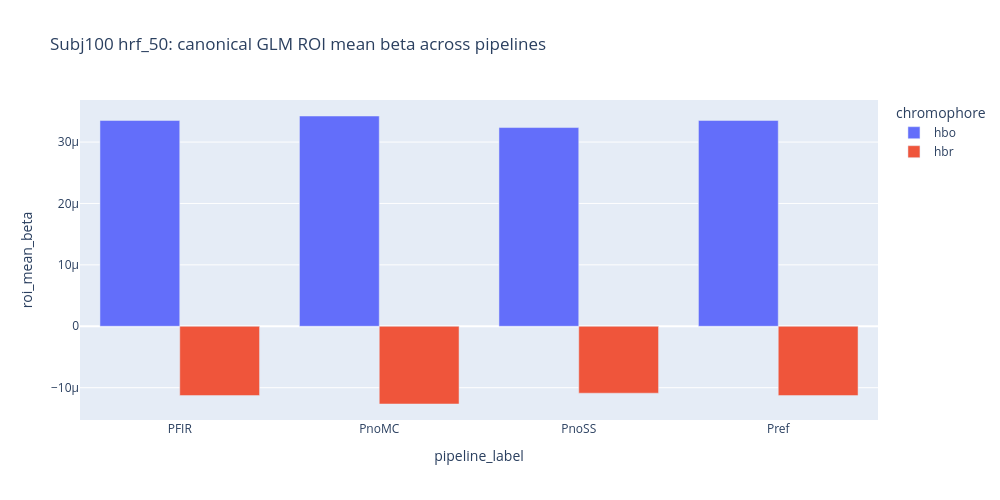

Notebook code for this chart:
### Code cell
# %%
canonical_beta_figure = px.bar(
    canonical_roi_summary_df,
    x="pipeline_label",
    y="roi_mean_beta",
    color="chromophore",
    barmode="group",
    title=f"{subject_name} {file_label}: canonical GLM ROI mean beta across pipelines",
)

canonical_beta_figure.update_layout(
    width=1000,
    height=500,
)

canonical_beta_figure.show()
canonical_beta_figure.write_html(
    output_figures_dir / f"{subject_name.lower()}_{file_label}_canonical_roi_beta_comparison.html"
)

### Figure 1 — Plotly figure (JSON) as saved in the notebook; plotly's stock layout.template omitted (floating-point values rounded to 4 significant figures)
{"data": [{"alignmentgroup": "True", "hovertemplate": "chromophore=hbo<br>pipeline_label=%{x}<br>roi_mean_beta=%{y}<extra></extra>", "legendgroup": "hbo", "marker": {"color": "#636efa", "pattern": {"shape": ""}}, "name": "hbo", "offsetgroup": "hbo", "orientation": "v", "showlegend": true, "textposition": "auto", "type": "bar", "x": ["PFIR", "PnoMC", "PnoSS", "Pref"], "xaxis": "x", "y": [3.352e-05, 3.424e-05, 3.236e-05, 3.352e-05], "yaxis": "y"}, {"alignmentgroup": "True", "hovertemplate": "chromophore=hbr<br>pipeline_label=%{x}<br>roi_mean_beta=%{y}<extra></extra>", "legendgroup": "hbr", "marker": {"color": "#EF553B", "pattern": {"shape": ""}}, "name": "hbr", "offsetgroup": "hbr", "orientation": "v", "showlegend": true, "textposition": "auto", "type": "bar", "x": ["PFIR", "PnoMC", "PnoSS", "Pref"], "xaxis": "x", "y": [-1.129e-05, -1.265e-05, -1.09e-05, -1.129e-05], "yaxis": "y"}], "layout": {"barmode": "group", "height": 500, "legend": {"title": {"text": "chromophore"}, "tracegroupgap": 0}, "title": {"text": "Subj100 hrf_50: canonical GLM ROI mean beta across pipelines"}, "width": 1000, "xaxis": {"anchor": "y", "domain": [0, 1], "title": {"text": "pipeline_label"}}, "yaxis": {"anchor": "x", "domain": [0, 1], "title": {"text": "roi_mean_beta"}}}}
